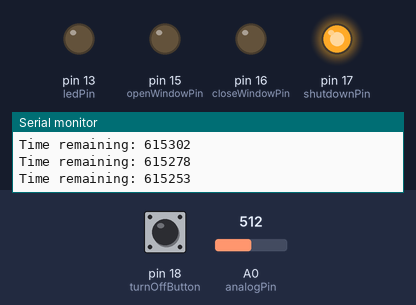
Recording of a sketch running on a simulated Arduino Uno, built with avr-gcc and run on an emulated ATmega328P. On the bench: output pins drawn as LEDs (lit = HIGH), the last lines printed to the serial monitor. The inputs (shaded band) are chosen by the test bench; at power-on: pin 18 (turnOffButton) LOW, A0 (analogPin) = 512.

Above: at 9.8 s.
9.9 s: pin 18 (turnOffButton) pulled HIGH for 0.15 s
At 10.5 s:
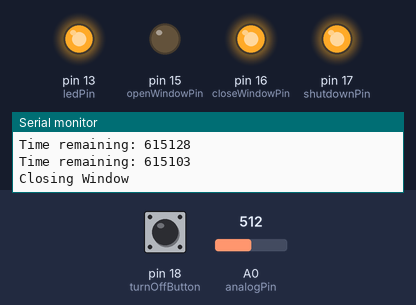
At 23.1 s:
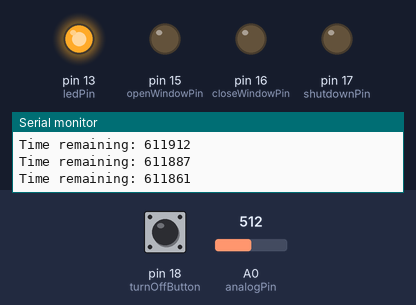
Timing chart, 0 to 23.4 s (numbered marks = the images above; inputs shaded):
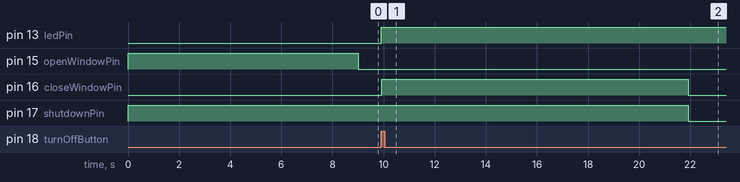

The sketch:

timer_sketch.ino
```cpp
const int ledPin =  13;
const int analogPin = A0;
const int openWindowPin = 15;
const int closeWindowPin = 16;
const int shutdownPin = 17;
const int turnOffButton = 18;

int ledState = LOW;
long myTimer = 0;
long myTimeout = 0;
double temp = 0.0;
double minTime = 25000.0;
double maxTime = 20.0 * 60.0 * 1000.0;

bool windowOpened = false;

void setup() {
  pinMode(ledPin, OUTPUT);
  pinMode(openWindowPin, OUTPUT);
  pinMode(closeWindowPin, OUTPUT);
  pinMode(shutdownPin, OUTPUT);

  pinMode(turnOffButton, INPUT);
  pinMode(analogPin, INPUT);


  if(true) { // initialize timer each time at startup
    myTimer = millis();
  }
  Serial.begin(9600);           //  setup serial

  digitalWrite(shutdownPin, HIGH); // hold the relay to power the circuit
}

void loop() {

  // open window:
  if(!windowOpened){
    Serial.println("opening Window...");
    digitalWrite(openWindowPin, HIGH);
    delay(9000); // check how long it takes
    digitalWrite(openWindowPin, LOW);

    windowOpened = true; // toggle flag
  }

  //read timeout:
  myTimeout = minTime + (maxTime * (analogRead(analogPin) / 1024.0));


  // timer end:
  if ((millis() > myTimeout + myTimer) || digitalRead(turnOffButton)) {
    myTimer = millis();
    if (ledState == LOW) ledState = HIGH;
    else ledState = LOW;
    digitalWrite(ledPin, ledState);

    Serial.println("Closing Window");
    digitalWrite(closeWindowPin, HIGH);
    delay(12000); // check how long it takes
    digitalWrite(closeWindowPin, LOW);

    digitalWrite(shutdownPin, LOW); // release relay, power down circuit

  }
  else {
      Serial.print("Time remaining: ");
      Serial.println(myTimeout+myTimer - millis());
  }

}
```

Measured:
- after the input at 9.9 s, pin 13 (ledPin): LOW → HIGH at once; pin 16 (closeWindowPin): LOW → HIGH at once, → LOW 12.0 s later; pin 17 (shutdownPin): HIGH → LOW after 12.0 s
